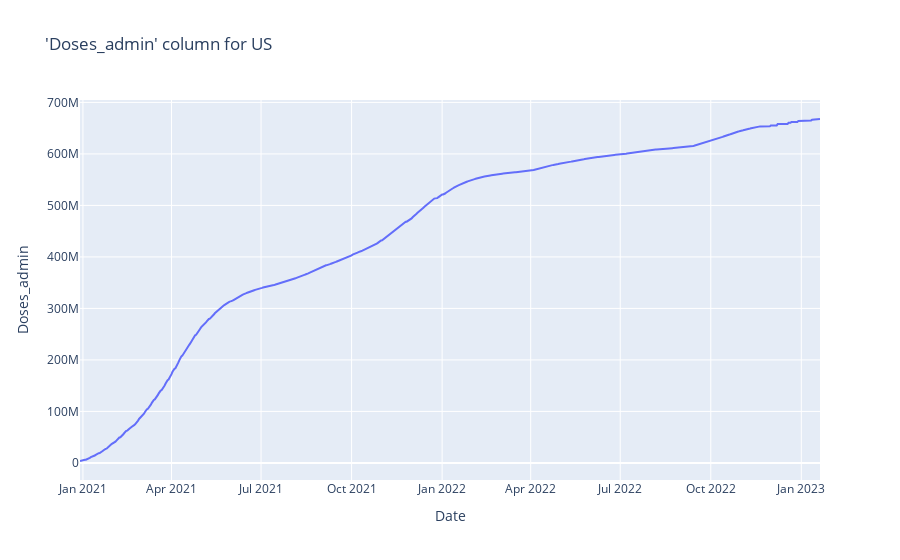

The code cell stored with this chart in its notebook:
### Markdown cell above
<a name='part1'></a>

## Part 1: Global Vaccination Rates 🌎

One question we might hope to answer with this data is, **in each country, what is the average number of doses received?** In countries that have been more proactive about booster rollouts, you might expect this number to be much higher than 2. 

<br>

<center><b>What do you think this number is for the US?</b></center>

Eventually, to answer this question, you will create a **[choropleth](https://en.wikipedia.org/wiki/Choropleth_map)**, like the one below.

<img src='data/choropleth-example.png' width=70%>

We may think that we can use this data directly for getting the vaccination rate but unfortunately, the messiness of real-world data means that answering this question requires a bit of cleaning and organization. We'll do this cleaning and organization in the next few questions.

First, we need to find the total number of vaccinated individuals in each country/region. To do this, we have to understand what the values in the `'Doses_admin'` column mean. Are they the number people vaccinated on *that day*? Or are they the *cumulative* number of vaccinated people? This can be answered with a plot. Run the cell below to display an ✨ **interactive** ✨ plot that displays the `'Doses_admin'` column for any country you select.

### Code cell
DEFAULT = 'US'

def plot_cases(country):
    country_only = vacs[vacs['Country_Region'] == country]
    fig = px.line(country_only, x='Date', y='Doses_admin', title=f"'Doses_admin' column for {country}")
    fig.show()
    

dropdown_cases = widgets.Dropdown(options=np.sort(vacs['Country_Region'].unique()), value=DEFAULT)

def dropdown_cases_handler(change):
    if change['name'] == 'value' and (change['new'] != change['old']):
        clear_output()
        display(dropdown_cases)
        plot_cases(change['new'])
        
display(dropdown_cases)
plot_cases(DEFAULT)
dropdown_cases.observe(dropdown_cases_handler)

### Figure 1 — Plotly figure (JSON) as saved in the notebook; plotly's stock layout.template omitted (floating-point values rounded to 4 significant figures; data arrays with more than 128 entries replaced by an {"elided": "..."} marker saying what was removed)
{"data": [{"hovertemplate": "Date=%{x}<br>Doses_admin=%{y}<extra></extra>", "legendgroup": "", "line": {"color": "#636efa", "dash": "solid"}, "marker": {"symbol": "circle"}, "mode": "lines", "name": "", "orientation": "v", "showlegend": false, "type": "scatter", "x": {"elided": "753 str values"}, "xaxis": "x", "y": {"elided": "753 int values"}, "yaxis": "y"}], "layout": {"legend": {"tracegroupgap": 0}, "title": {"text": "'Doses_admin' column for US"}, "xaxis": {"anchor": "y", "domain": [0, 1], "title": {"text": "Date"}}, "yaxis": {"anchor": "x", "domain": [0, 1], "title": {"text": "Doses_admin"}}}}
